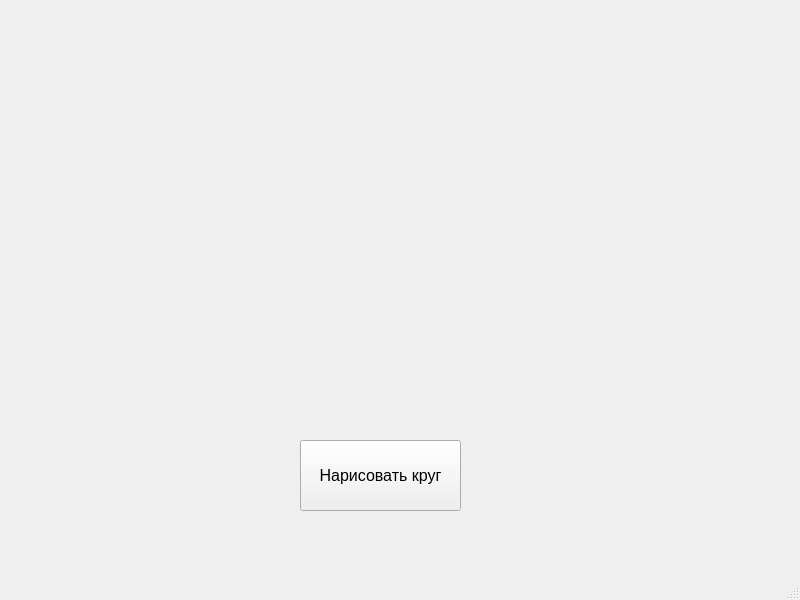
<?xml version="1.0" encoding="UTF-8"?>
<ui version="4.0">
 <class>MainWindow</class>
 <widget class="QMainWindow" name="MainWindow">
  <property name="geometry">
   <rect>
    <x>0</x>
    <y>0</y>
    <width>800</width>
    <height>600</height>
   </rect>
  </property>
  <property name="windowTitle">
   <string>MainWindow</string>
  </property>
  <widget class="QWidget" name="centralwidget">
   <widget class="QPushButton" name="pushButton">
    <property name="geometry">
     <rect>
      <x>300</x>
      <y>440</y>
      <width>161</width>
      <height>71</height>
     </rect>
    </property>
    <property name="font">
     <font>
      <pointsize>12</pointsize>
     </font>
    </property>
    <property name="text">
     <string>Нарисовать круг</string>
    </property>
   </widget>
  </widget>
  <widget class="QMenuBar" name="menubar">
   <property name="geometry">
    <rect>
     <x>0</x>
     <y>0</y>
     <width>800</width>
     <height>21</height>
    </rect>
   </property>
  </widget>
  <widget class="QStatusBar" name="statusbar"/>
 </widget>
 <resources/>
 <connections/>
</ui>
